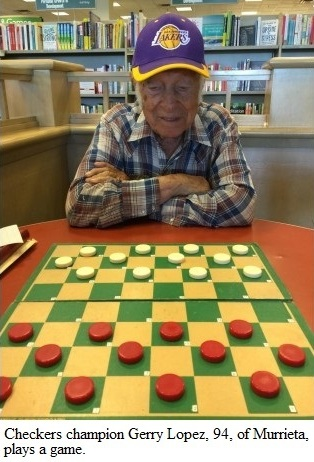
#> input picture code/datasets/images/checkers-2.jpg, 314 x 462 px
$ jupyter execute template.ipynb
#> lines starting #> are read from the running program, lines starting #| are printed output that depends on the picture
[cell 1]
# detect all checkers and their positions IN FIELD
import cv2
import numpy as np
import matplotlib.pyplot as plt
img = cv2.cvtColor(cv2.imread('../../code/datasets/images/checkers-2.jpg'), cv2.COLOR_BGR2RGB)

mask = np.ones(img.shape).astype('uint8') * 255
mask[:240,:,:] = 0
mask[420:,:,:] = 0

img = mask & img
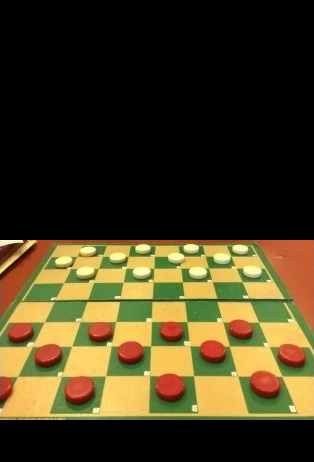
#> img: shape (462, 314, 3); mean R, G, B 69.1, 58.8, 29.3

gray = cv2.cvtColor(img, cv2.COLOR_RGB2GRAY)
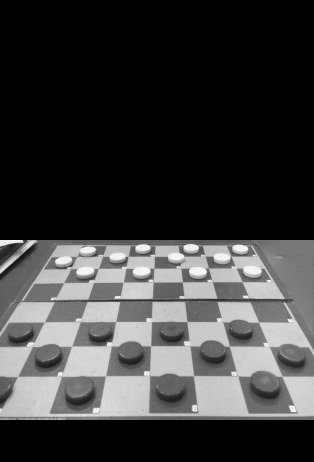
#> gray: shape (462, 314); min 0, max 249, mean 58.5
hsv = cv2.cvtColor(img, cv2.COLOR_RGB2HSV)
#> hsv: shape (462, 314, 3); mean H, S, V 10.1, 60, 72.6
plt.imshow(img[:,:,2] > 140, cmap="gray")
plt.show()
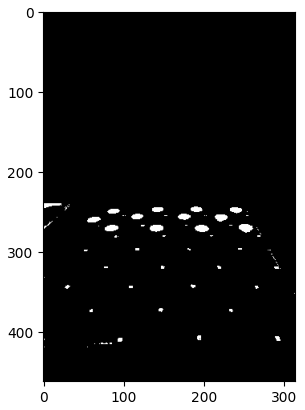
#> figure drawn by matplotlib, 1 panel
plt.imshow(hsv[:,:,0] < 20, cmap="gray")
plt.show()
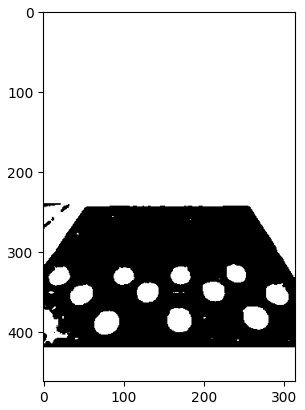
#> figure drawn by matplotlib, 1 panel

$ run again, with code/datasets/images/bears.jpg copied over code/datasets/images/checkers-2.jpg
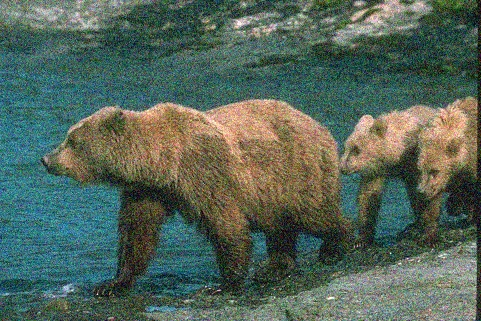
#> input picture code/datasets/images/bears.jpg, 481 x 321 px
#> `gray = cv2.cvtColor(img, cv2.COLOR_RGB2GRAY)`:
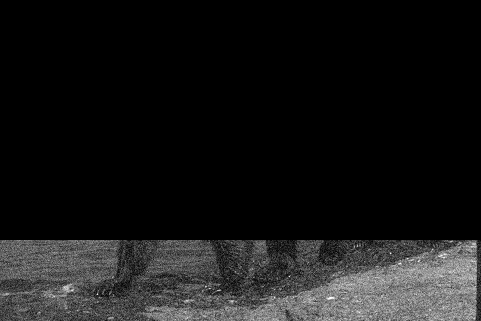
#> gray: shape (321, 481); min 0, max 252, mean 23.2
#> hsv: shape (321, 481, 3); mean H, S, V 18.4, 21.8, 26.3
#> `plt.show()`:
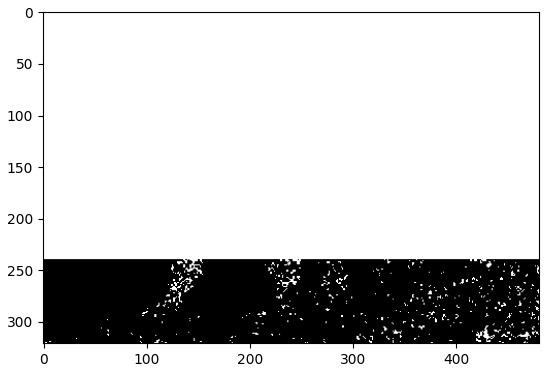
#> figure drawn by matplotlib, 1 panel

$ run again, with code/datasets/images/caribou-2.jpg copied over code/datasets/images/checkers-2.jpg
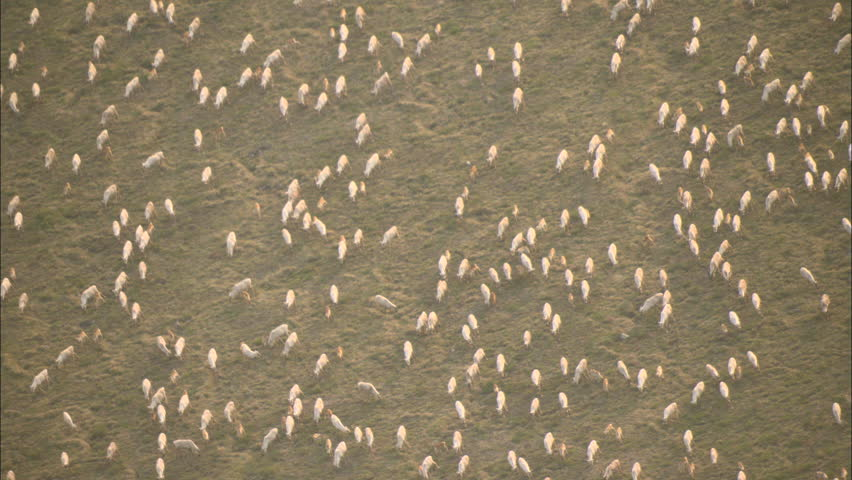
#> input picture code/datasets/images/caribou-2.jpg, 852 x 480 px
#> `gray = cv2.cvtColor(img, cv2.COLOR_RGB2GRAY)`:
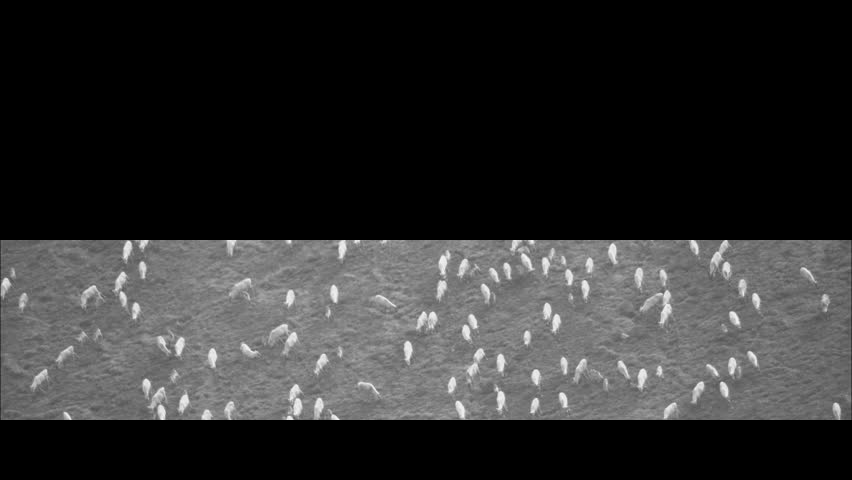
#> gray: shape (480, 852); min 0, max 247, mean 47.3
#> hsv: shape (480, 852, 3); mean H, S, V 7.5, 28.1, 52
#> `plt.show()`:
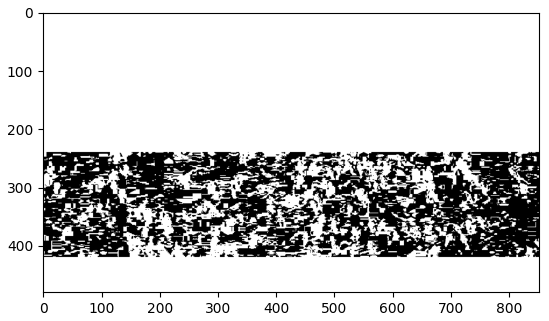
#> figure drawn by matplotlib, 1 panel

$ run again, with code/datasets/images/caribou.jpg copied over code/datasets/images/checkers-2.jpg
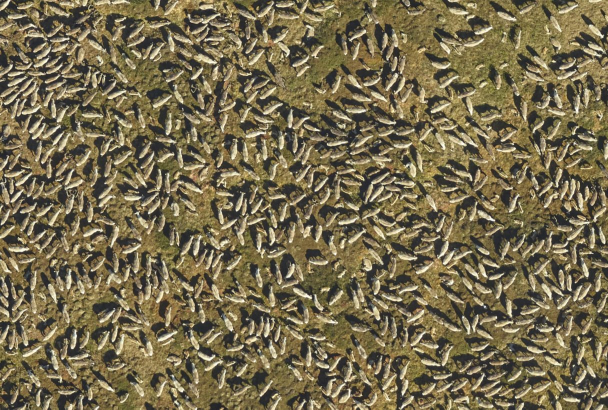
#> input picture code/datasets/images/caribou.jpg, 1216 x 819 px (shown at 1/2 size)
#> `gray = cv2.cvtColor(img, cv2.COLOR_RGB2GRAY)`:
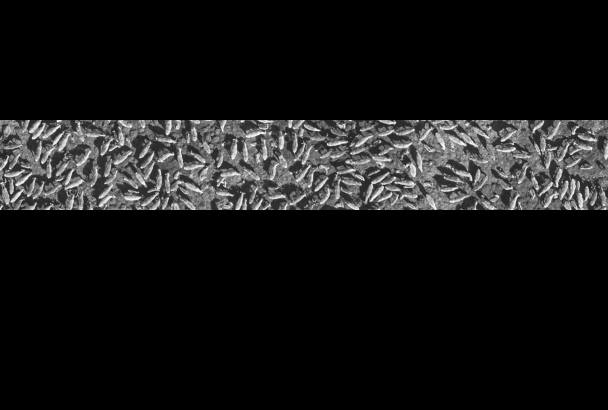
#> gray: shape (819, 1216) (shown at 1/2 size); min 0, max 254, mean 23.7
#> hsv: shape (819, 1216, 3); mean H, S, V 6.1, 18.6, 26.2
#> `plt.show()`:
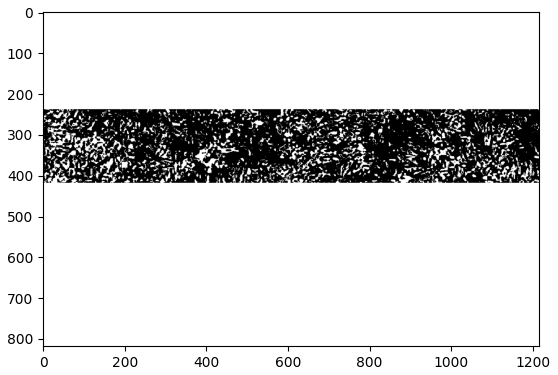
#> figure drawn by matplotlib, 1 panel
